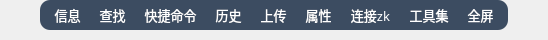
              <widget class="QWidget" name="widget_toolbar" native="true">
               <property name="minimumSize">
                <size>
                 <width>0</width>
                 <height>40</height>
                </size>
               </property>
               <property name="maximumSize">
                <size>
                 <width>16777215</width>
                 <height>40</height>
                </size>
               </property>
               <property name="styleSheet">
                <string notr="true">#widget_toolbar{
/*background-color: rgb(30, 45, 54);*/
border-bottom:0px solid rgb(108, 117, 125, 65); 
}
</string>
               </property>
               <layout class="QHBoxLayout" name="horizontalLayout_7">
                <property name="spacing">
                 <number>6</number>
                </property>
                <property name="leftMargin">
                 <number>0</number>
                </property>
                <property name="topMargin">
                 <number>0</number>
                </property>
                <property name="rightMargin">
                 <number>0</number>
                </property>
                <property name="bottomMargin">
                 <number>10</number>
                </property>
                <item>
                 <spacer name="horizontalSpacer_2">
                  <property name="orientation">
                   <enum>Qt::Horizontal</enum>
                  </property>
                  <property name="sizeHint" stdset="0">
                   <size>
                    <width>40</width>
                    <height>20</height>
                   </size>
                  </property>
                 </spacer>
                </item>
                <item>
                 <widget class="QWidget" name="widget_toolbar_s" native="true">
                  <property name="minimumSize">
                   <size>
                    <width>0</width>
                    <height>30</height>
                   </size>
                  </property>
                  <property name="maximumSize">
                   <size>
                    <width>500</width>
                    <height>30</height>
                   </size>
                  </property>
                  <property name="styleSheet">
                   <string notr="true">background-color: rgba(10, 31, 57, 200);
border-radius: 10px;</string>
                  </property>
                  <layout class="QHBoxLayout" name="horizontalLayout_6">
                   <property name="spacing">
                    <number>10</number>
                   </property>
                   <property name="leftMargin">
                    <number>10</number>
                   </property>
                   <property name="topMargin">
                    <number>0</number>
                   </property>
                   <property name="rightMargin">
                    <number>10</number>
                   </property>
                   <property name="bottomMargin">
                    <number>0</number>
                   </property>
                   <item>
                    <widget class="QToolButton" name="toolButton_info">
                     <property name="font">
                      <font>
                       <family>OPPOSans B</family>
                       <pointsize>10</pointsize>
                       <stylestrategy>PreferAntialias</stylestrategy>
                      </font>
                     </property>
                     <property name="styleSheet">
                      <string notr="true">QToolButton {
	color: rgb(255, 255, 255);
	background-color: rgba(255, 255, 255, 0);
	border: none;
}

QToolButton::menu-indicator { 
	image: None;
}

 
QToolButton:hover {
	color: rgb(255, 255, 255);
	background-color: rgba(255, 255, 255, 0);
	border: none;
}</string>
                     </property>
                     <property name="text">
                      <string>信息</string>
                     </property>
                    </widget>
                   </item>
                   <item>
                    <widget class="QToolButton" name="toolButton_find">
                     <property name="font">
                      <font>
                       <family>OPPOSans B</family>
                       <pointsize>10</pointsize>
                       <stylestrategy>PreferAntialias</stylestrategy>
                      </font>
                     </property>
                     <property name="styleSheet">
                      <string notr="true">QToolButton {
	color: rgb(255, 255, 255);
	background-color: rgba(255, 255, 255, 0);
	border: none;
}

QToolButton::menu-indicator { 
	image: None;
}

 
QToolButton:hover {
	color: rgb(255, 255, 255);
	background-color: rgba(255, 255, 255, 0);
	border: none;
}</string>
                     </property>
                     <property name="text">
                      <string>查找</string>
                     </property>
                    </widget>
                   </item>
                   <item>
                    <widget class="QToolButton" name="toolButton_command">
                     <property name="font">
                      <font>
                       <family>OPPOSans B</family>
                       <pointsize>10</pointsize>
                       <stylestrategy>PreferAntialias</stylestrategy>
                      </font>
                     </property>
                     <property name="styleSheet">
                      <string notr="true">QToolButton {
	color: rgb(255, 255, 255);
	background-color: rgba(255, 255, 255, 0);
	border: none;
}

QToolButton::menu-indicator { 
	image: None;
}

 
QToolButton:hover {
	color: rgb(255, 255, 255);
	background-color: rgba(255, 255, 255, 0);
	border: none;
}</string>
                     </property>
                     <property name="text">
                      <string>快捷命令</string>
                     </property>
                    </widget>
                   </item>
                   <item>
                    <widget class="QToolButton" name="toolButton_history">
                     <property name="font">
                      <font>
                       <family>OPPOSans B</family>
                       <pointsize>10</pointsize>
                       <stylestrategy>PreferAntialias</stylestrategy>
                      </font>
                     </property>
                     <property name="styleSheet">
                      <string notr="true">QToolButton {
	color: rgb(255, 255, 255);
	background-color: rgba(255, 255, 255, 0);
	border: none;
}

QToolButton::menu-indicator { 
	image: None;
}

 
QToolButton:hover {
	color: rgb(255, 255, 255);
	background-color: rgba(255, 255, 255, 0);
	border: none;
}</string>
                     </property>
                     <property name="text">
                      <string>历史</string>
                     </property>
                    </widget>
                   </item>
                   <item>
                    <widget class="QToolButton" name="toolButton_upload">
                     <property name="font">
                      <font>
                       <family>OPPOSans B</family>
                       <pointsize>10</pointsize>
                       <stylestrategy>PreferAntialias</stylestrategy>
                      </font>
                     </property>
                     <property name="styleSheet">
                      <string notr="true">QToolButton {
	color: rgb(255, 255, 255);
	background-color: rgba(255, 255, 255, 0);
	border: none;
}

QToolButton::menu-indicator { 
	image: None;
}

 
QToolButton:hover {
	color: rgb(255, 255, 255);
	background-color: rgba(255, 255, 255, 0);
	border: none;
}</string>
                     </property>
                     <property name="text">
                      <string>上传</string>
                     </property>
                    </widget>
                   </item>
                   <item>
                    <widget class="QToolButton" name="toolButton_conectStats">
                     <property name="font">
                      <font>
                       <family>OPPOSans B</family>
                       <pointsize>10</pointsize>
                       <stylestrategy>PreferAntialias</stylestrategy>
                      </font>
                     </property>
                     <property name="styleSheet">
                      <string notr="true">QToolButton {
	color: rgb(255, 255, 255);
	background-color: rgba(255, 255, 255, 0);
	border: none;
}

QToolButton::menu-indicator { 
	image: None;
}

 
QToolButton:hover {
	color: rgb(255, 255, 255);
	background-color: rgba(255, 255, 255, 0);
	border: none;
}</string>
                     </property>
                     <property name="text">
                      <string>属性</string>
                     </property>
                    </widget>
                   </item>
                   <item>
                    <widget class="QToolButton" name="toolButton_zk">
                     <property name="font">
                      <font>
                       <family>OPPOSans B</family>
                       <pointsize>10</pointsize>
                       <stylestrategy>PreferAntialias</stylestrategy>
                      </font>
                     </property>
                     <property name="contextMenuPolicy">
                      <enum>Qt::DefaultContextMenu</enum>
                     </property>
                     <property name="styleSheet">
                      <string notr="true">QToolButton {
	color: rgb(255, 255, 255);
	background-color: rgba(255, 255, 255, 0);
	border: none;
}

QToolButton::menu-indicator { 
	image: None;
}

 
QToolButton:hover {
	color: rgb(255, 255, 255);
	background-color: rgba(255, 255, 255, 0);
	border: none;
}</string>
                     </property>
                     <property name="text">
                      <string>连接zk</string>
                     </property>
                    </widget>
                   </item>
                   <item>
                    <widget class="QToolButton" name="toolButton_toolkit">
                     <property name="font">
                      <font>
                       <family>OPPOSans B</family>
                       <pointsize>10</pointsize>
                       <stylestrategy>PreferAntialias</stylestrategy>
                      </font>
                     </property>
                     <property name="styleSheet">
                      <string notr="true">QToolButton {
	color: rgb(255, 255, 255);
	background-color: rgba(255, 255, 255, 0);
	border: none;
}

QToolButton::menu-indicator { 
	image: None;
}

 
QToolButton:hover {
	color: rgb(255, 255, 255);
	background-color: rgba(255, 255, 255, 0);
	border: none;
}</string>
                     </property>
                     <property name="text">
                      <string>工具集</string>
                     </property>
                    </widget>
                   </item>
                   <item>
                    <widget class="QToolButton" name="toolButton_fullScreen">
                     <property name="font">
                      <font>
                       <family>OPPOSans B</family>
                       <pointsize>10</pointsize>
                       <stylestrategy>PreferAntialias</stylestrategy>
                      </font>
                     </property>
                     <property name="styleSheet">
                      <string notr="true">QToolButton {
	color: rgb(255, 255, 255);
	background-color: rgba(255, 255, 255, 0);
	border: none;
}

QToolButton::menu-indicator { 
	image: None;
}

 
QToolButton:hover {
	color: rgb(255, 255, 255);
	background-color: rgba(255, 255, 255, 0);
	border: none;
}</string>
                     </property>
                     <property name="text">
                      <string>全屏</string>
                     </property>
                    </widget>
                   </item>
                  </layout>
                 </widget>
                </item>
                <item>
                 <spacer name="horizontalSpacer_3">
                  <property name="orientation">
                   <enum>Qt::Horizontal</enum>
                  </property>
                  <property name="sizeHint" stdset="0">
                   <size>
                    <width>40</width>
                    <height>20</height>
                   </size>
                  </property>
                 </spacer>
                </item>
               </layout>
              </widget>
